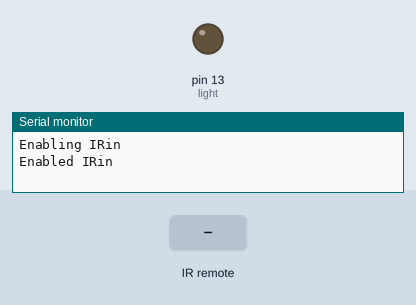
Bench run of a sketch on a simulated Arduino Uno, built with avr-gcc and run on an emulated ATmega328P. Shown: output pins drawn as LEDs (lit = HIGH), the last lines printed to the serial monitor. The inputs (shaded band) are chosen by the test bench.

Above: at 1.2 s.
1.3 s: infrared code 0x48B7 received
At 2.5 s:
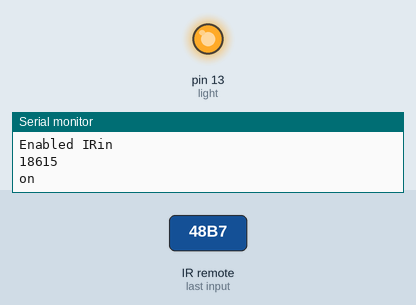
2.8 s: infrared code 0x4C24 received
At 3.7 s:
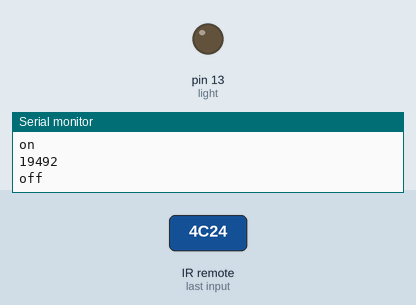
Timing chart, 0 to 5.8 s (numbered marks = the images above; inputs shaded):
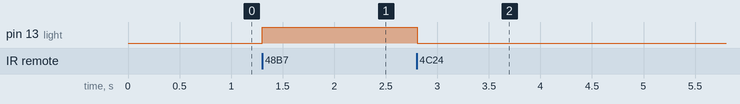

Measured:
- after the input at 1.3 s, pin 13 (light): LOW → HIGH at once
- after the input at 2.8 s, pin 13 (light): HIGH → LOW at once

The sketch:

device_control_IR.ino
```cpp
#include <IRremote.h>
const int light = 13;
int RECV_PIN = 11;

IRrecv irrecv(RECV_PIN);

decode_results results;

void setup()
{
  Serial.begin(9600);
  Serial.println("Enabling IRin");
  irrecv.enableIRIn(); // Start the receiver
  Serial.println("Enabled IRin");
  pinMode(light,OUTPUT);
}

void loop() {
  if (irrecv.decode(&results)) {
    int data = (results.value);
    irrecv.resume();
    int d = abs(data);
    Serial.println(d);
    switch(d){
      case 18615:
            digitalWrite(light,HIGH);
            Serial.println("on");
            break;
      case 19492:
            digitalWrite(light,LOW);
            Serial.println("off");
            break;
  }
  }
  delay(100);
}
```
